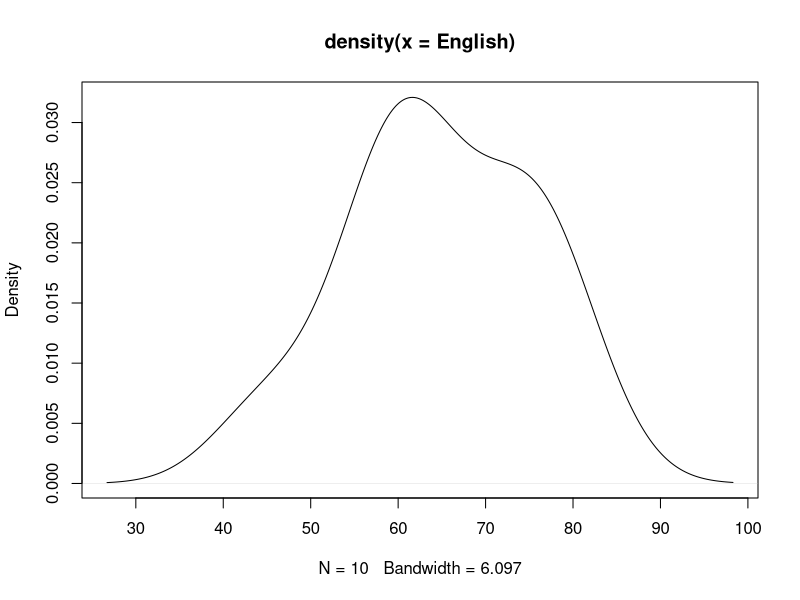
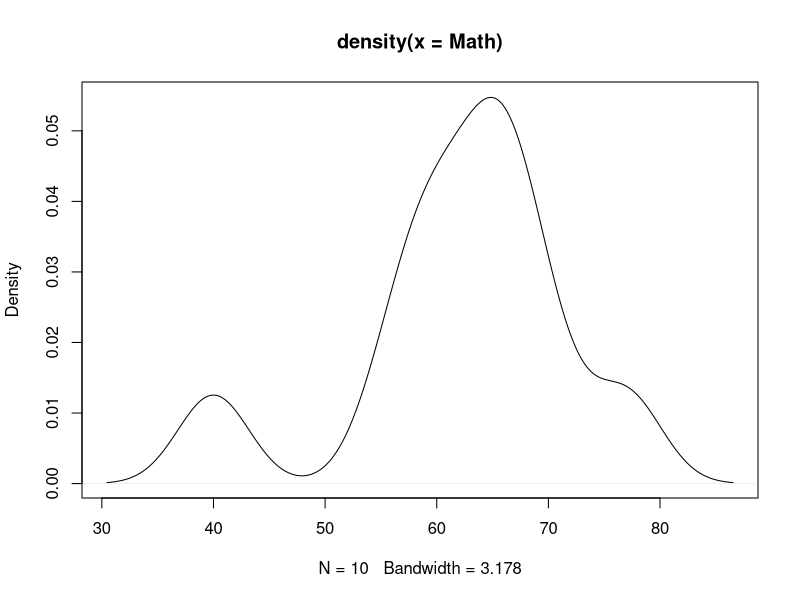

The R script that drew these images, in order:
# Q1:
df.data <-airquality
head(df.data)

data.all <- df.data$Ozone
data.rank <-rank(data.all)

n <- length(df.data$Ozone)

may <-sum(data.rank[df.data$Month==5])
june <-sum(data.rank[df.data$Month==6])
july <-sum(data.rank[df.data$Month==7])
aug <- sum(data.rank[df.data$Month==8])
sep <-sum(data.rank[df.data$Month==9])

n1 <- sum(df.data$Month==5)
n2 <- sum(df.data$Month==6)
n3 <- sum(df.data$Month==7)
n4 <- sum(df.data$Month==8)
n5 <- sum(df.data$Month==9)

a <- 12/(n*(n+1))
t1 <- (may*may)/n1
t2 <- (june*june)/n2
t3 <- (july*july)/n3
t4 <- (aug*aug)/n4 
t5 <- (sep*sep)/n5
b <- 3*(n +1)

H <- a*(t1 + t2 + t3 + t4 + t5) - b
H

H > qchisq(.95, df=4)

kruskal.test(airquality$Ozone ~ airquality$Month, data = airquality)

Women.data <- c(23, 41, 54, 66, 78)
Men.data <- c(45, 55, 60, 70, 72)
Minorities.data <- c(18, 30, 34, 40, 44)
data.all <- c(Women.data , Men.data, Minorities.data)

factor <- (rep(c(1, 2, 5), each =5))
df.data <- data.frame(factor, data.all)
n <- length(data.all)
data.rank <-rank(data.all)
Women.data.rank.sum <-sum(data.rank[data.all == Women.data ])
Men.data.rank.sum <-sum(data.rank[data.all == Men.data])
min.rank.sum <-sum(data.rank[data.all == Minorities.data])

a <- 12/(n*(n+1))
t1 <- (Men.data.rank.sum*Men.data.rank.sum)/length(Men.data)
t2 <- (Women.data.rank.sum*Women.data.rank.sum)/length(Women.data )
t3 <- (min.rank.sum *min.rank.sum) /length(Minorities.data)
b <- 3*(n +1)
H <- a* (t1 + t2 + t3) - b
H

H <- (12/(15*(15+1)) )* ( (44*44)/5 + (56*56)/5 + (20*20)/5 ) - 3 * (15+1)

kruskal.test(data.all ~ factor, data = airquality)


# Q2:
English = c(56,	75,	45,	71,	62,	64,	58,	80,	76,	61)
Math = c(66, 70, 40, 60, 65, 56, 59, 77, 67, 63)

plot(density(English)) #not normal
plot(density(Math)) #not normal
#Not normal, so use Spearman
data.all<- c(English, Math)
rank.all <-rank(data.all)
rank.english <-rank.all[data.all == English]
rank.Math <-rank.all[data.all == Math]
n <- length(data.all)
n.math <-length(Math)
n.english <- length(English)

Sxy <- as.numeric((English - mean(English)) %*% (Math-mean(Math)))

Sxx <- as.numeric((English - mean(English)) %*% (English - mean(English)))

Syy <- as.numeric((Math-mean(Math)) %*% (Math-mean(Math)))
r.spearman <- Sxy/(sqrt(Sxx*Syy))
r.spearman

cor(rank.english,rank.Math)
cor.test(English, Math, method = "spearman")

